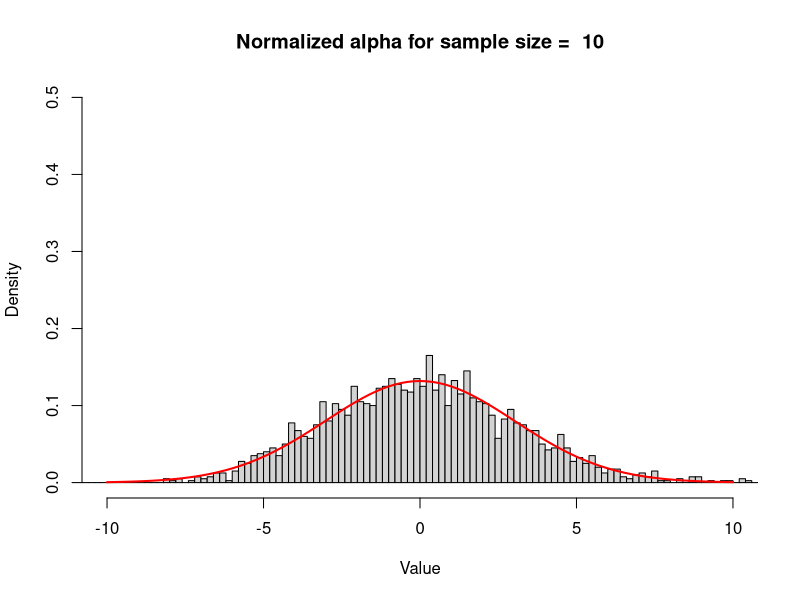
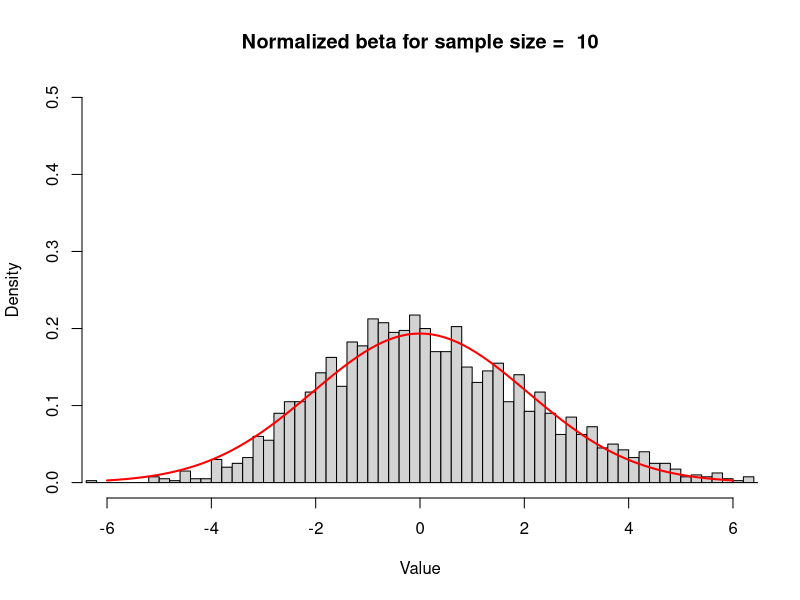
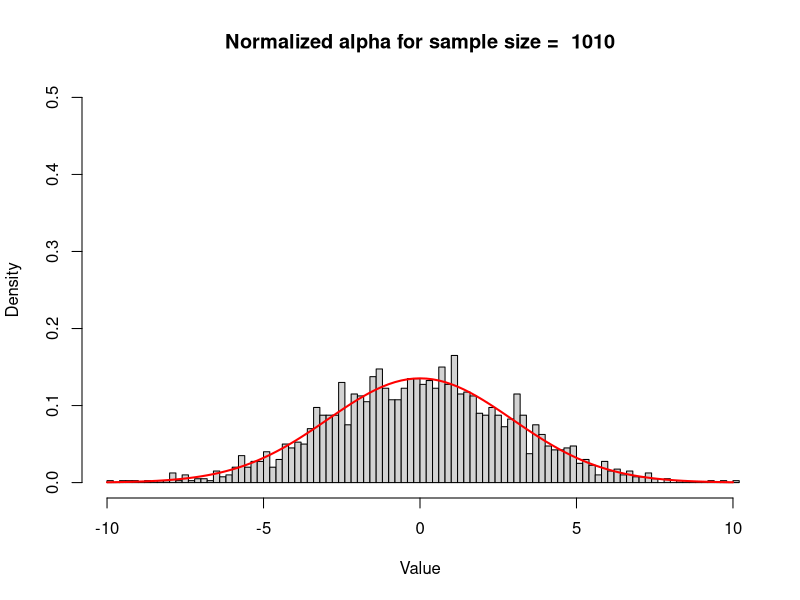
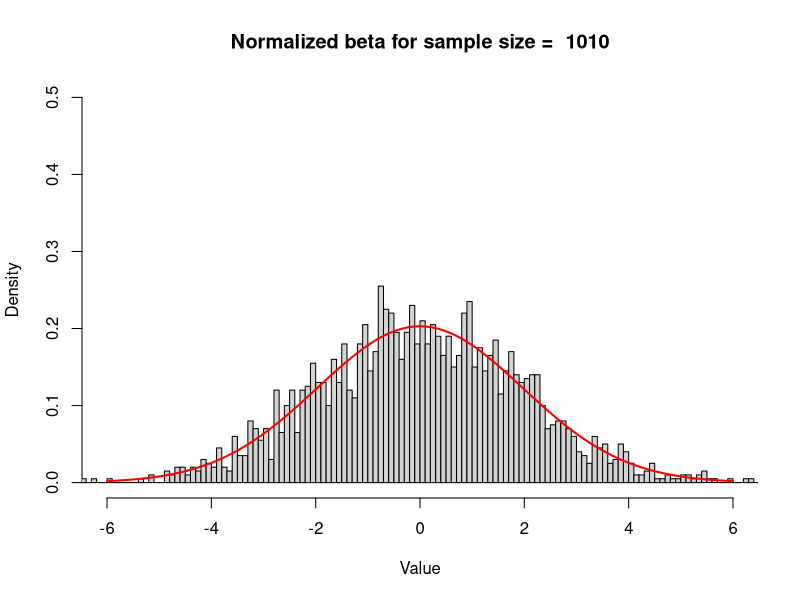
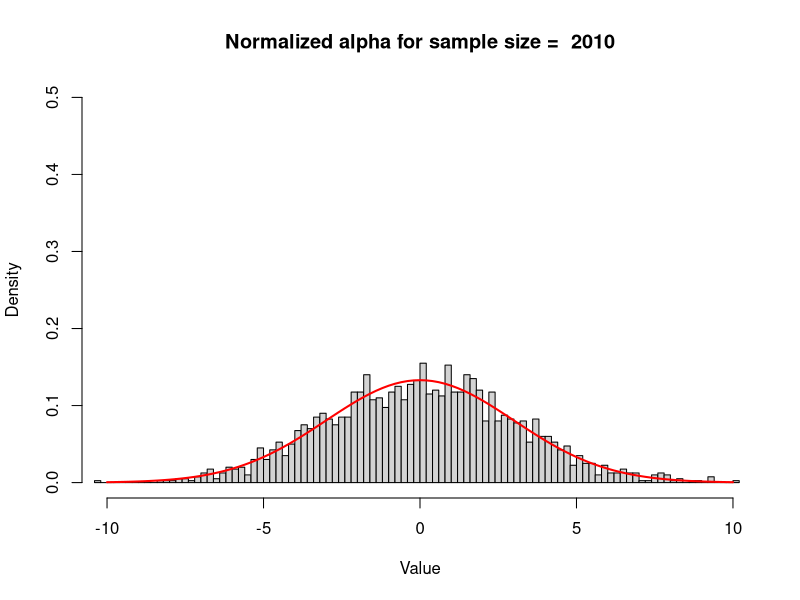
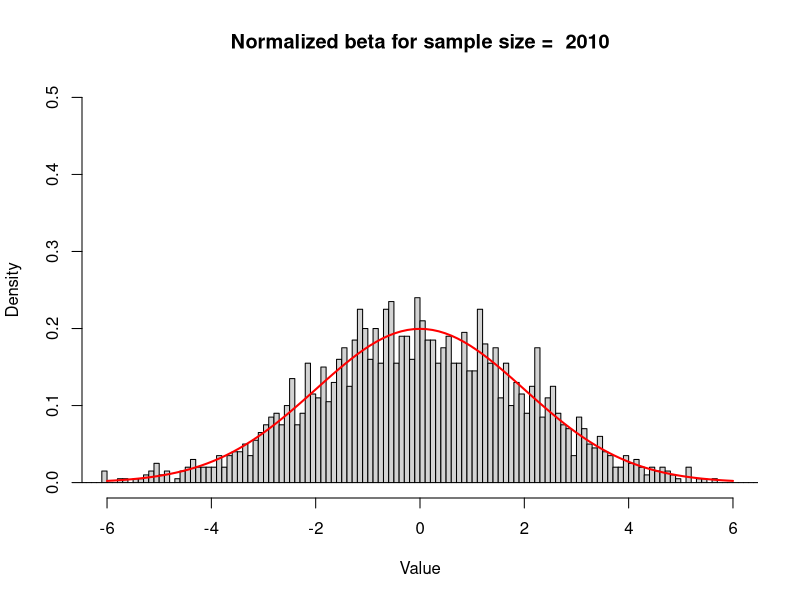
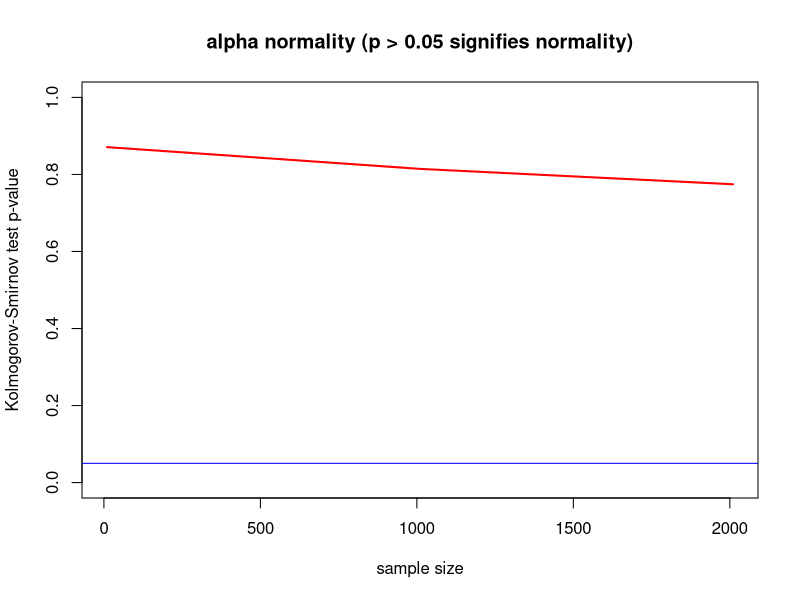
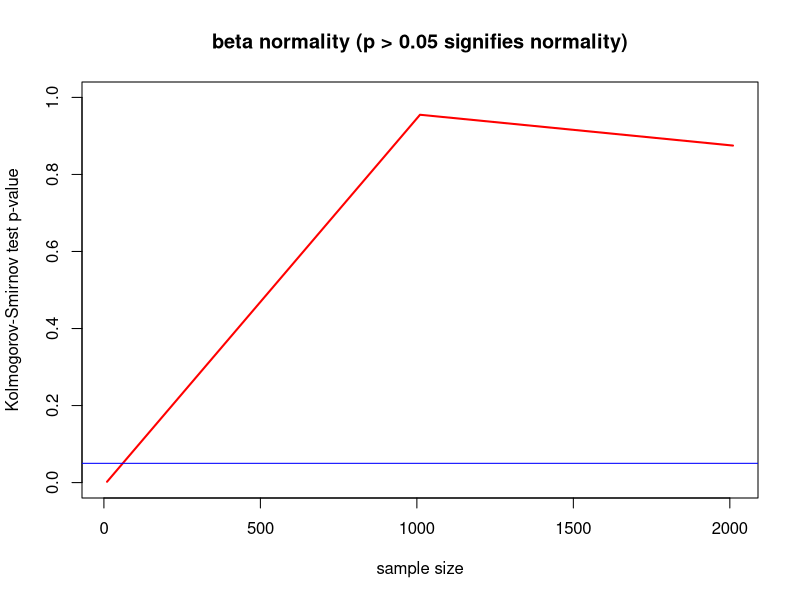

These figures' R source, in order:
#### set params of experiment
set.seed(2137)
alpha <- 9
beta <- 6
start <- 10
step <- 10
no_of_steps <- 100
no_of_simulations_in_single_step <- 1000


#### simualte alpha and beta parameters
simulate_bias_and_variance <- function(alpha, beta, sample_size){
  
  # 1. calculate maximum likelihood estimator
  # according to wikipedia estimator of alpha = sample_mean of x * beta
  alpha_estimators = c()
  beta_estimators = c()
  for (i in 1:no_of_simulations_in_single_step){
    random_sample <- rgamma(sample_size, shape=alpha, rate=beta)

    alpha_estimator <- mean(random_sample) * beta
    alpha_estimators <- c(alpha_estimators, alpha_estimator)
    
    beta_estimator <- alpha / mean(random_sample) 
    beta_estimators <- c(beta_estimators, beta_estimator)
  }
  final_alpha_est <- mean(alpha_estimators)
  final_beta_est <- mean(beta_estimators)
  
  # 2. calculate biases
  alpha_bias <- final_alpha_est - alpha
  beta_bias <- final_beta_est - beta
  
  # 3. calculate cr bound
  fisher_inf_alpha <- trigamma(alpha)
  cr_bound_alpha <- 1 / (sample_size * fisher_inf_alpha)
  
  fisher_inf_beta <- alpha / beta^2
  cr_bound_beta <- 1 / (sample_size * fisher_inf_beta)
  
  # 4. calculate variance
  variance_alpha <- mean((alpha_estimators - alpha)^2)
  variance_beta <- mean((beta_estimators - beta)^2)
  
  return (c(sample_size, final_alpha_est, final_beta_est, alpha_bias, beta_bias, variance_alpha, variance_beta, cr_bound_alpha, cr_bound_beta))
}
# 
# column_names <- c("sample_size", 'final_alpha_est', 'final_beta_est', 'alpha_bias', 'beta_bias', 'variance_alpha', 'variance_beta', 'cr_bound_alpha', 'cr_bound_beta')
# results <- data.frame(matrix(ncol = length(column_names), nrow = 0))
# colnames(results) <- column_names
# 
# for (i in 1:no_of_steps){
#   sample_size <- start + step * (i-1)
#   result <- simulate_bias_and_variance(alpha, beta, sample_size)
# 
#   result <- as.data.frame(t(result))
#   colnames(result) <- column_names
#   results <- rbind(results, result)
# }
# 
# # plot bias
# plot(results$alpha_bias ~ results$sample_size,
#     main = 'Alpha over sample size', xlab = 'sample size', ylab = 'bias')
# abline(h = 0, col = 'red', lty=2, lwd=2)
# 
# plot(results$beta_bias ~ results$sample_size,
#      main = 'Beta Bias over sample size', xlab = 'sample size', ylab = 'bias')
# abline(h = 0, col = 'red', lty=2, lwd=2)
# 
# # plot cr-bound and variance
# plot(
#   results$cr_bound_alpha ~ results$sample_size,
#   main = 'alpha Variance and CR bound over sample size',
#   xlab = 'sample size', ylab = 'value',
#   type = 'l', col = 'red', lwd = 2, ylim=c(0, 0.5), log = 'x'
# )
# lines(results$sample_size, results$variance_alpha, col='blue', lwd = 1)
# legend(
#   x = 'topright', c('variance', 'cr-bound'), col = c('blue', 'red'),
#   lty=c(1, 1), lwd = 2
# )
# 
# plot(
#   results$cr_bound_beta ~ results$sample_size,
#   main = 'Beta Variance and CR bound over sample size',
#   xlab = 'sample size', ylab = 'value',
#   type = 'l', col = 'red', lwd = 2, ylim=c(0, 0.5), log = 'x'
# )
# lines(results$sample_size, results$variance_beta, col='blue', lwd = 1)
# legend(
#   x = 'topright', c('variance', 'cr-bound'), col = c('blue', 'red'),
#   lty=c(1, 1), lwd = 2
# )
# 

#### simualte estimators normality
simulate_normality <- function(alpha, beta, number_of_estimators, sample_size){
  
  alpha_estimators = c()
  beta_estimators = c()
  for (i in 1:number_of_estimators){
    random_sample <- rgamma(sample_size, shape=alpha, rate=beta)
    
    alpha_estimator <- mean(random_sample) * beta
    alpha_estimators <- c(alpha_estimators, alpha_estimator)
    
    beta_estimator <- alpha / mean(random_sample) 
    beta_estimators <- c(beta_estimators, beta_estimator)
  }
  
  
  norm_alpha_test = ks.test(alpha_estimators, "pnorm", mean=mean(alpha_estimators), sd=sd(alpha_estimators))  
  
  norm_beta_test = ks.test(beta_estimators, "pnorm", mean=mean(beta_estimators), sd=sd(beta_estimators))  
  
  
  normalized_alpha <- sqrt(sample_size) * (alpha_estimators - alpha)
  hist(normalized_alpha, prob=TRUE, xlab="Value", main=paste('Normalized alpha for sample size = ', as.character(sample_size)), xlim=c(-10,10), ylim=c(0, 0.5), breaks = 100)
  curve(dnorm(x, mean=0, sd=sd(normalized_alpha)), add=TRUE, col = 'red', lwd = 2)

  normalized_beta <- sqrt(sample_size) * (beta_estimators - beta)
  hist(normalized_beta, prob=TRUE, xlab="Value", main=paste('Normalized beta for sample size = ', as.character(sample_size)), xlim=c(-6,6), ylim=c(0, 0.5), breaks = 100)
  curve(dnorm(x, mean=0, sd=sd(normalized_beta)), add=TRUE, col = 'red', lwd = 2)
  
  return (c(number_of_estimators, sample_size, norm_alpha_test$p.value, norm_beta_test$p.value, norm_alpha_test$statistic, norm_beta_test$statistic))
}

column_names <- c("number_of_estimators", "sample_size", "normality_pvalue_alpha", "normality_pvalue_beta")
results <- data.frame(matrix(ncol = length(column_names), nrow = 0))
colnames(results) <- column_names

start <- 10
step <- 1000
no_of_steps <- 3

for (i in 1:no_of_steps){
  sample_size <- start + step * (i-1)
  result <- simulate_normality(alpha, beta, number_of_estimators=2000, sample_size=sample_size)
  
  result <- as.data.frame(t(result))
  colnames(result) <- column_names
  results <- rbind(results, result)
}

plot(
  results$normality_pvalue_alpha ~ results$sample_size, 
  main = 'alpha normality (p > 0.05 signifies normality)', 
  xlab = 'sample size', ylab = 'Kolmogorov-Smirnov test p-value', 
  type = 'l', col = 'red', lwd = 2, ylim=c(0, 1),
)

abline(h = 0.05, col="blue")

plot(
  results$normality_pvalue_beta ~ results$sample_size, 
  main = 'beta normality (p > 0.05 signifies normality)', 
  xlab = 'sample size', ylab = 'Kolmogorov-Smirnov test p-value', 
  type = 'l', col = 'red', lwd = 2, ylim=c(0, 1),
)
abline(h = 0.05, col="blue")